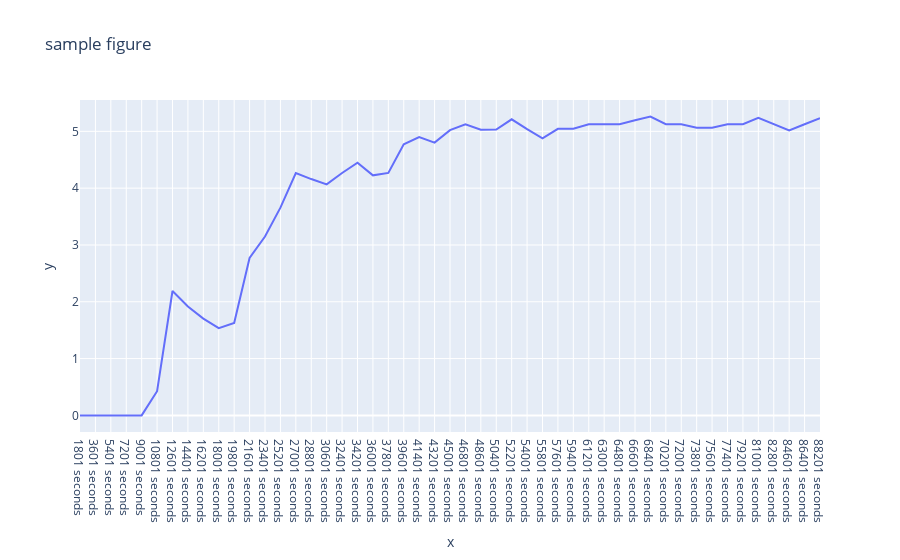

Here is the notebook cell this chart was saved with:
### Code cell
slice_data = result.loc['Drop percentage at Cashier']
fig = px.line(x=result.columns.get_level_values(0).unique(), y=slice_data, title="sample figure")
fig.show()

### Figure 1 — Plotly figure (JSON) as saved in the notebook; plotly's stock layout.template omitted (floating-point values rounded to 4 significant figures)
{"data": [{"hovertemplate": "x=%{x}<br>y=%{y}<extra></extra>", "legendgroup": "", "line": {"color": "#636efa", "dash": "solid"}, "marker": {"symbol": "circle"}, "mode": "lines", "name": "", "orientation": "v", "showlegend": false, "type": "scatter", "x": ["1801 seconds", "3601 seconds", "5401 seconds", "7201 seconds", "9001 seconds", "10801 seconds", "12601 seconds", "14401 seconds", "16201 seconds", "18001 seconds", "19801 seconds", "21601 seconds", "23401 seconds", "25201 seconds", "27001 seconds", "28801 seconds", "30601 seconds", "32401 seconds", "34201 seconds", "36001 seconds", "37801 seconds", "39601 seconds", "41401 seconds", "43201 seconds", "45001 seconds", "46801 seconds", "48601 seconds", "50401 seconds", "52201 seconds", "54001 seconds", "55801 seconds", "57601 seconds", "59401 seconds", "61201 seconds", "63001 seconds", "64801 seconds", "66601 seconds", "68401 seconds", "70201 seconds", "72001 seconds", "73801 seconds", "75601 seconds", "77401 seconds", "79201 seconds", "81001 seconds", "82801 seconds", "84601 seconds", "86401 seconds", "88201 seconds"], "xaxis": "x", "y": [0, 0, 0, 0, 0, 0.4255, 2.19, 1.917, 1.705, 1.535, 1.628, 2.772, 3.15, 3.656, 4.266, 4.16, 4.066, 4.267, 4.447, 4.225, 4.268, 4.773, 4.9, 4.803, 5.02, 5.123, 5.028, 5.032, 5.212, 5.038, 4.876, 5.044, 5.047, 5.124, 5.124, 5.125, 5.194, 5.26, 5.125, 5.125, 5.062, 5.064, 5.125, 5.125, 5.239, 5.125, 5.016, 5.125, 5.23], "yaxis": "y"}], "layout": {"legend": {"tracegroupgap": 0}, "title": {"text": "sample figure"}, "xaxis": {"anchor": "y", "domain": [0, 1], "title": {"text": "x"}}, "yaxis": {"anchor": "x", "domain": [0, 1], "title": {"text": "y"}}}}
